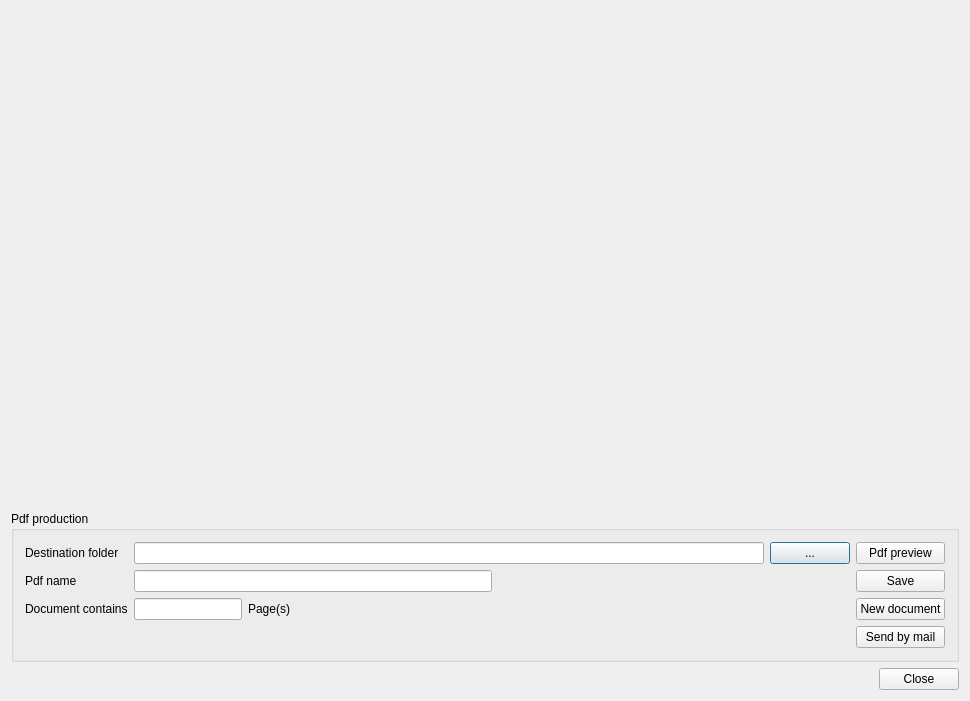
<?xml version="1.0" encoding="UTF-8"?>
<ui version="4.0">
 <class>SkanToPdfDlg</class>
 <widget class="QDialog" name="SkanToPdfDlg">
  <property name="geometry">
   <rect>
    <x>0</x>
    <y>0</y>
    <width>970</width>
    <height>701</height>
   </rect>
  </property>
  <property name="windowTitle">
   <string>Scanner Interface</string>
  </property>
  <layout class="QVBoxLayout" name="verticalLayout">
   <item>
    <widget class="KSaneIface::KSaneWidget" name="skanWidget" native="true">
     <property name="sizePolicy">
      <sizepolicy hsizetype="Expanding" vsizetype="MinimumExpanding">
       <horstretch>10</horstretch>
       <verstretch>10</verstretch>
      </sizepolicy>
     </property>
    </widget>
   </item>
   <item>
    <widget class="QGroupBox" name="groupBox">
     <property name="sizePolicy">
      <sizepolicy hsizetype="Minimum" vsizetype="Minimum">
       <horstretch>1</horstretch>
       <verstretch>1</verstretch>
      </sizepolicy>
     </property>
     <property name="title">
      <string>Pdf production</string>
     </property>
     <layout class="QHBoxLayout" name="horizontalLayout_6">
      <item>
       <layout class="QFormLayout" name="formLayout_2">
        <item row="1" column="0">
         <widget class="QLabel" name="label">
          <property name="text">
           <string>Destination folder</string>
          </property>
         </widget>
        </item>
        <item row="1" column="1">
         <layout class="QHBoxLayout" name="horizontalLayout_4">
          <item>
           <widget class="QLineEdit" name="folderLineEdit">
            <property name="sizePolicy">
             <sizepolicy hsizetype="MinimumExpanding" vsizetype="Fixed">
              <horstretch>0</horstretch>
              <verstretch>0</verstretch>
             </sizepolicy>
            </property>
           </widget>
          </item>
          <item>
           <widget class="QPushButton" name="folderFindBtn">
            <property name="sizePolicy">
             <sizepolicy hsizetype="Fixed" vsizetype="Fixed">
              <horstretch>0</horstretch>
              <verstretch>0</verstretch>
             </sizepolicy>
            </property>
            <property name="text">
             <string>...</string>
            </property>
           </widget>
          </item>
         </layout>
        </item>
        <item row="2" column="0">
         <widget class="QLabel" name="label_2">
          <property name="text">
           <string>Pdf name</string>
          </property>
         </widget>
        </item>
        <item row="2" column="1">
         <layout class="QHBoxLayout" name="horizontalLayout_3">
          <item>
           <widget class="QLineEdit" name="pdfNameLineEdit"/>
          </item>
          <item>
           <spacer name="horizontalSpacer">
            <property name="orientation">
             <enum>Qt::Horizontal</enum>
            </property>
            <property name="sizeHint" stdset="0">
             <size>
              <width>40</width>
              <height>20</height>
             </size>
            </property>
           </spacer>
          </item>
         </layout>
        </item>
        <item row="3" column="0">
         <widget class="QLabel" name="label_3">
          <property name="text">
           <string>Document contains</string>
          </property>
         </widget>
        </item>
        <item row="3" column="1">
         <layout class="QHBoxLayout" name="horizontalLayout_5">
          <item>
           <widget class="QLineEdit" name="txtPageCount">
            <property name="sizePolicy">
             <sizepolicy hsizetype="Fixed" vsizetype="Fixed">
              <horstretch>0</horstretch>
              <verstretch>0</verstretch>
             </sizepolicy>
            </property>
            <property name="alignment">
             <set>Qt::AlignRight|Qt::AlignTrailing|Qt::AlignVCenter</set>
            </property>
           </widget>
          </item>
          <item>
           <widget class="QLabel" name="label_4">
            <property name="text">
             <string>Page(s)</string>
            </property>
           </widget>
          </item>
          <item>
           <spacer name="horizontalSpacer_3">
            <property name="orientation">
             <enum>Qt::Horizontal</enum>
            </property>
            <property name="sizeHint" stdset="0">
             <size>
              <width>40</width>
              <height>20</height>
             </size>
            </property>
           </spacer>
          </item>
         </layout>
        </item>
       </layout>
      </item>
      <item>
       <layout class="QVBoxLayout" name="verticalLayout_8">
        <item>
         <layout class="QVBoxLayout" name="verticalLayout_7">
          <item>
           <widget class="QPushButton" name="btnPreview">
            <property name="text">
             <string>Pdf preview</string>
            </property>
           </widget>
          </item>
          <item>
           <widget class="QPushButton" name="saveBtn">
            <property name="text">
             <string>Save</string>
            </property>
           </widget>
          </item>
          <item>
           <widget class="QPushButton" name="btnNewDoc">
            <property name="text">
             <string>New document</string>
            </property>
           </widget>
          </item>
         </layout>
        </item>
        <item>
         <widget class="QPushButton" name="sendMailBtn">
          <property name="text">
           <string>Send by mail</string>
          </property>
         </widget>
        </item>
       </layout>
      </item>
     </layout>
    </widget>
   </item>
   <item>
    <layout class="QHBoxLayout" name="horizontalLayout_2">
     <item>
      <spacer name="horizontalSpacer_2">
       <property name="orientation">
        <enum>Qt::Horizontal</enum>
       </property>
       <property name="sizeHint" stdset="0">
        <size>
         <width>40</width>
         <height>20</height>
        </size>
       </property>
      </spacer>
     </item>
     <item>
      <widget class="QPushButton" name="closeButton">
       <property name="text">
        <string>Close</string>
       </property>
      </widget>
     </item>
    </layout>
   </item>
  </layout>
 </widget>
 <layoutdefault spacing="6" margin="11"/>
 <customwidgets>
  <customwidget>
   <class>KSaneIface::KSaneWidget</class>
   <extends>QWidget</extends>
   <header location="global">KF5/KSane/ksanewidget.h</header>
   <container>1</container>
  </customwidget>
 </customwidgets>
 <resources/>
 <connections/>
</ui>
